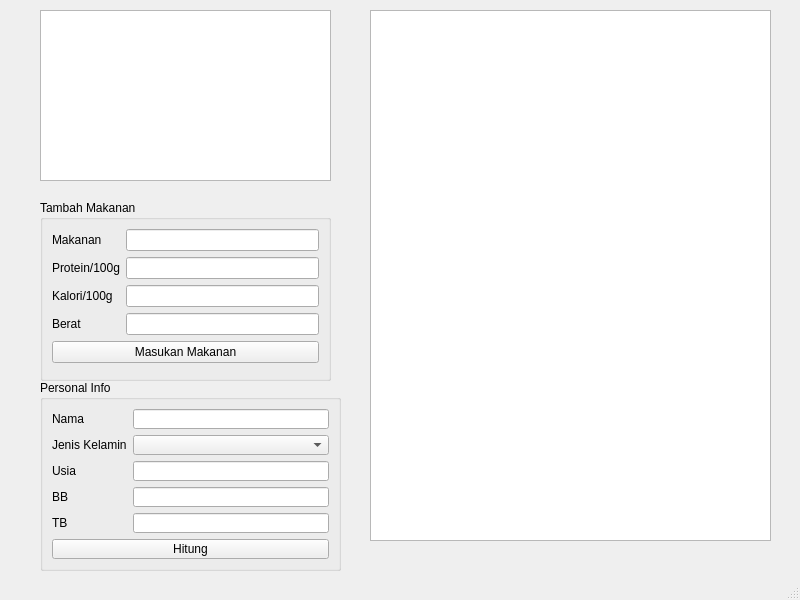
<?xml version="1.0" encoding="UTF-8"?>
<ui version="4.0">
 <class>MainWindow</class>
 <widget class="QMainWindow" name="MainWindow">
  <property name="geometry">
   <rect>
    <x>0</x>
    <y>0</y>
    <width>800</width>
    <height>600</height>
   </rect>
  </property>
  <property name="windowTitle">
   <string>MainWindow</string>
  </property>
  <widget class="QWidget" name="centralwidget">
   <widget class="QGroupBox" name="groupBox">
    <property name="geometry">
     <rect>
      <x>40</x>
      <y>200</y>
      <width>291</width>
      <height>181</height>
     </rect>
    </property>
    <property name="title">
     <string>Tambah Makanan</string>
    </property>
    <layout class="QFormLayout" name="formLayout">
     <item row="0" column="0">
      <widget class="QLabel" name="label_12">
       <property name="text">
        <string>Makanan</string>
       </property>
      </widget>
     </item>
     <item row="0" column="1">
      <widget class="QLineEdit" name="foodlineEdit"/>
     </item>
     <item row="1" column="0">
      <widget class="QLabel" name="label_3">
       <property name="sizePolicy">
        <sizepolicy hsizetype="Expanding" vsizetype="Preferred">
         <horstretch>0</horstretch>
         <verstretch>0</verstretch>
        </sizepolicy>
       </property>
       <property name="text">
        <string>Protein/100g</string>
       </property>
      </widget>
     </item>
     <item row="1" column="1">
      <widget class="QLineEdit" name="proteinlineEdit">
       <property name="sizePolicy">
        <sizepolicy hsizetype="Minimum" vsizetype="Fixed">
         <horstretch>0</horstretch>
         <verstretch>0</verstretch>
        </sizepolicy>
       </property>
      </widget>
     </item>
     <item row="2" column="0">
      <widget class="QLabel" name="label">
       <property name="text">
        <string>Kalori/100g</string>
       </property>
      </widget>
     </item>
     <item row="2" column="1">
      <widget class="QLineEdit" name="kalorilineEdit"/>
     </item>
     <item row="3" column="0">
      <widget class="QLabel" name="label_11">
       <property name="text">
        <string>Berat</string>
       </property>
      </widget>
     </item>
     <item row="3" column="1">
      <widget class="QLineEdit" name="BeratlineEdit"/>
     </item>
     <item row="5" column="0" colspan="2">
      <layout class="QHBoxLayout" name="horizontalLayout">
       <item>
        <widget class="QPushButton" name="pushButton">
         <property name="sizePolicy">
          <sizepolicy hsizetype="Minimum" vsizetype="Fixed">
           <horstretch>0</horstretch>
           <verstretch>0</verstretch>
          </sizepolicy>
         </property>
         <property name="text">
          <string>Masukan Makanan</string>
         </property>
         <property name="autoRepeatDelay">
          <number>400</number>
         </property>
        </widget>
       </item>
      </layout>
     </item>
    </layout>
   </widget>
   <widget class="QTableView" name="TabelMakanan">
    <property name="geometry">
     <rect>
      <x>40</x>
      <y>10</y>
      <width>291</width>
      <height>171</height>
     </rect>
    </property>
   </widget>
   <widget class="QGroupBox" name="groupBox_2">
    <property name="geometry">
     <rect>
      <x>40</x>
      <y>380</y>
      <width>301</width>
      <height>191</height>
     </rect>
    </property>
    <property name="title">
     <string>Personal Info</string>
    </property>
    <layout class="QFormLayout" name="formLayout_3">
     <item row="0" column="0">
      <widget class="QLabel" name="label_8">
       <property name="text">
        <string>Nama</string>
       </property>
      </widget>
     </item>
     <item row="0" column="1">
      <widget class="QLineEdit" name="namalineEdit"/>
     </item>
     <item row="1" column="0">
      <widget class="QLabel" name="label_7">
       <property name="text">
        <string>Jenis Kelamin</string>
       </property>
      </widget>
     </item>
     <item row="1" column="1">
      <widget class="QComboBox" name="kelamincomboBox"/>
     </item>
     <item row="4" column="1">
      <widget class="QLineEdit" name="BBlineEdit"/>
     </item>
     <item row="4" column="0">
      <widget class="QLabel" name="label_9">
       <property name="text">
        <string>BB</string>
       </property>
      </widget>
     </item>
     <item row="5" column="1">
      <widget class="QLineEdit" name="TBlineEdit"/>
     </item>
     <item row="5" column="0">
      <widget class="QLabel" name="label_10">
       <property name="text">
        <string>TB</string>
       </property>
      </widget>
     </item>
     <item row="6" column="0" colspan="2">
      <widget class="QPushButton" name="pushButton_2">
       <property name="text">
        <string>Hitung</string>
       </property>
      </widget>
     </item>
     <item row="3" column="1">
      <widget class="QLineEdit" name="AgeEdit"/>
     </item>
     <item row="3" column="0">
      <widget class="QLabel" name="label_13">
       <property name="text">
        <string>Usia</string>
       </property>
      </widget>
     </item>
    </layout>
   </widget>
   <widget class="QTableView" name="tableView">
    <property name="geometry">
     <rect>
      <x>370</x>
      <y>10</y>
      <width>401</width>
      <height>531</height>
     </rect>
    </property>
   </widget>
  </widget>
  <widget class="QMenuBar" name="menubar">
   <property name="geometry">
    <rect>
     <x>0</x>
     <y>0</y>
     <width>800</width>
     <height>22</height>
    </rect>
   </property>
  </widget>
  <widget class="QStatusBar" name="statusbar"/>
 </widget>
 <resources/>
 <connections/>
</ui>
